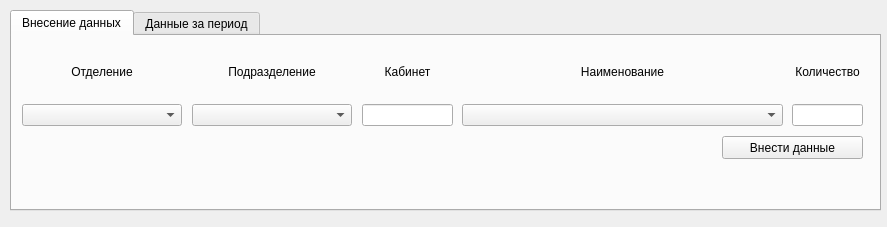
<?xml version="1.0" encoding="UTF-8"?>
<ui version="4.0">
 <class>MainWindow</class>
 <widget class="QMainWindow" name="MainWindow">
  <property name="geometry">
   <rect>
    <x>0</x>
    <y>0</y>
    <width>887</width>
    <height>227</height>
   </rect>
  </property>
  <property name="windowTitle">
   <string>MainWindow</string>
  </property>
  <widget class="QWidget" name="centralwidget">
   <widget class="QTabWidget" name="tabWidget">
    <property name="enabled">
     <bool>true</bool>
    </property>
    <property name="geometry">
     <rect>
      <x>10</x>
      <y>10</y>
      <width>871</width>
      <height>201</height>
     </rect>
    </property>
    <property name="currentIndex">
     <number>0</number>
    </property>
    <widget class="QWidget" name="tab">
     <attribute name="title">
      <string>Внесение данных</string>
     </attribute>
     <widget class="QWidget" name="verticalLayoutWidget">
      <property name="geometry">
       <rect>
        <x>10</x>
        <y>10</y>
        <width>160</width>
        <height>80</height>
       </rect>
      </property>
      <layout class="QVBoxLayout" name="verticalLayout">
       <item>
        <widget class="QLabel" name="label_unit">
         <property name="text">
          <string>Отделение</string>
         </property>
         <property name="alignment">
          <set>Qt::AlignCenter</set>
         </property>
        </widget>
       </item>
       <item>
        <widget class="QComboBox" name="comboBox_unit"/>
       </item>
      </layout>
     </widget>
     <widget class="QWidget" name="verticalLayoutWidget_2">
      <property name="geometry">
       <rect>
        <x>180</x>
        <y>10</y>
        <width>160</width>
        <height>80</height>
       </rect>
      </property>
      <layout class="QVBoxLayout" name="verticalLayout_2">
       <item>
        <widget class="QLabel" name="label_subunit">
         <property name="text">
          <string>Подразделение</string>
         </property>
         <property name="alignment">
          <set>Qt::AlignCenter</set>
         </property>
        </widget>
       </item>
       <item>
        <widget class="QComboBox" name="comboBox_subuint"/>
       </item>
      </layout>
     </widget>
     <widget class="QWidget" name="verticalLayoutWidget_3">
      <property name="geometry">
       <rect>
        <x>350</x>
        <y>10</y>
        <width>91</width>
        <height>80</height>
       </rect>
      </property>
      <layout class="QVBoxLayout" name="verticalLayout_3">
       <item>
        <widget class="QLabel" name="label_kab">
         <property name="text">
          <string>Кабинет</string>
         </property>
         <property name="alignment">
          <set>Qt::AlignCenter</set>
         </property>
        </widget>
       </item>
       <item>
        <widget class="QLineEdit" name="lineEdit_kab"/>
       </item>
      </layout>
     </widget>
     <widget class="QWidget" name="verticalLayoutWidget_4">
      <property name="geometry">
       <rect>
        <x>450</x>
        <y>10</y>
        <width>321</width>
        <height>80</height>
       </rect>
      </property>
      <layout class="QVBoxLayout" name="verticalLayout_4">
       <item>
        <widget class="QLabel" name="label_name">
         <property name="text">
          <string>Наименование</string>
         </property>
         <property name="alignment">
          <set>Qt::AlignCenter</set>
         </property>
        </widget>
       </item>
       <item>
        <widget class="QComboBox" name="comboBox_name"/>
       </item>
      </layout>
     </widget>
     <widget class="QWidget" name="verticalLayoutWidget_5">
      <property name="geometry">
       <rect>
        <x>780</x>
        <y>10</y>
        <width>71</width>
        <height>80</height>
       </rect>
      </property>
      <layout class="QVBoxLayout" name="verticalLayout_5">
       <item>
        <widget class="QLabel" name="label_count">
         <property name="text">
          <string>Количество</string>
         </property>
         <property name="alignment">
          <set>Qt::AlignCenter</set>
         </property>
        </widget>
       </item>
       <item>
        <widget class="QLineEdit" name="lineEdit_count"/>
       </item>
      </layout>
     </widget>
     <widget class="QPushButton" name="pushButton_into_values">
      <property name="geometry">
       <rect>
        <x>710</x>
        <y>100</y>
        <width>141</width>
        <height>23</height>
       </rect>
      </property>
      <property name="text">
       <string>Внести данные</string>
      </property>
     </widget>
     <widget class="QLabel" name="label_info">
      <property name="geometry">
       <rect>
        <x>10</x>
        <y>100</y>
        <width>651</width>
        <height>16</height>
       </rect>
      </property>
      <property name="text">
       <string/>
      </property>
     </widget>
    </widget>
    <widget class="QWidget" name="tab_2">
     <attribute name="title">
      <string>Данные за период</string>
     </attribute>
     <widget class="QWidget" name="verticalLayoutWidget_6">
      <property name="geometry">
       <rect>
        <x>10</x>
        <y>10</y>
        <width>160</width>
        <height>41</height>
       </rect>
      </property>
      <layout class="QVBoxLayout" name="verticalLayout_6">
       <item>
        <widget class="QLabel" name="label_start">
         <property name="text">
          <string>Дата с:</string>
         </property>
        </widget>
       </item>
       <item>
        <widget class="QDateEdit" name="dateEdit_before"/>
       </item>
      </layout>
     </widget>
     <widget class="QWidget" name="verticalLayoutWidget_7">
      <property name="geometry">
       <rect>
        <x>180</x>
        <y>10</y>
        <width>160</width>
        <height>41</height>
       </rect>
      </property>
      <layout class="QVBoxLayout" name="verticalLayout_7">
       <item>
        <widget class="QLabel" name="label_finish">
         <property name="text">
          <string>Дата по:</string>
         </property>
        </widget>
       </item>
       <item>
        <widget class="QDateEdit" name="dateEdit_after"/>
       </item>
      </layout>
     </widget>
     <widget class="QWidget" name="verticalLayoutWidget_8">
      <property name="geometry">
       <rect>
        <x>350</x>
        <y>10</y>
        <width>160</width>
        <height>41</height>
       </rect>
      </property>
      <layout class="QVBoxLayout" name="verticalLayout_8">
       <item>
        <widget class="QLabel" name="label_view_units">
         <property name="text">
          <string>Отделение</string>
         </property>
        </widget>
       </item>
       <item>
        <widget class="QComboBox" name="comboBox_unit_view"/>
       </item>
      </layout>
     </widget>
     <widget class="QWidget" name="verticalLayoutWidget_9">
      <property name="geometry">
       <rect>
        <x>520</x>
        <y>10</y>
        <width>160</width>
        <height>41</height>
       </rect>
      </property>
      <layout class="QVBoxLayout" name="verticalLayout_9">
       <item>
        <widget class="QLabel" name="label_view_subunits">
         <property name="text">
          <string>Подразделение</string>
         </property>
        </widget>
       </item>
       <item>
        <widget class="QComboBox" name="comboBox_sub_unit_view"/>
       </item>
      </layout>
     </widget>
     <widget class="QPushButton" name="pushButton_view_info">
      <property name="geometry">
       <rect>
        <x>700</x>
        <y>20</y>
        <width>75</width>
        <height>23</height>
       </rect>
      </property>
      <property name="text">
       <string>Показать</string>
      </property>
     </widget>
     <widget class="QTextEdit" name="textEdit_view_info">
      <property name="geometry">
       <rect>
        <x>10</x>
        <y>60</y>
        <width>851</width>
        <height>111</height>
       </rect>
      </property>
     </widget>
    </widget>
   </widget>
  </widget>
 </widget>
 <resources/>
 <connections/>
</ui>
